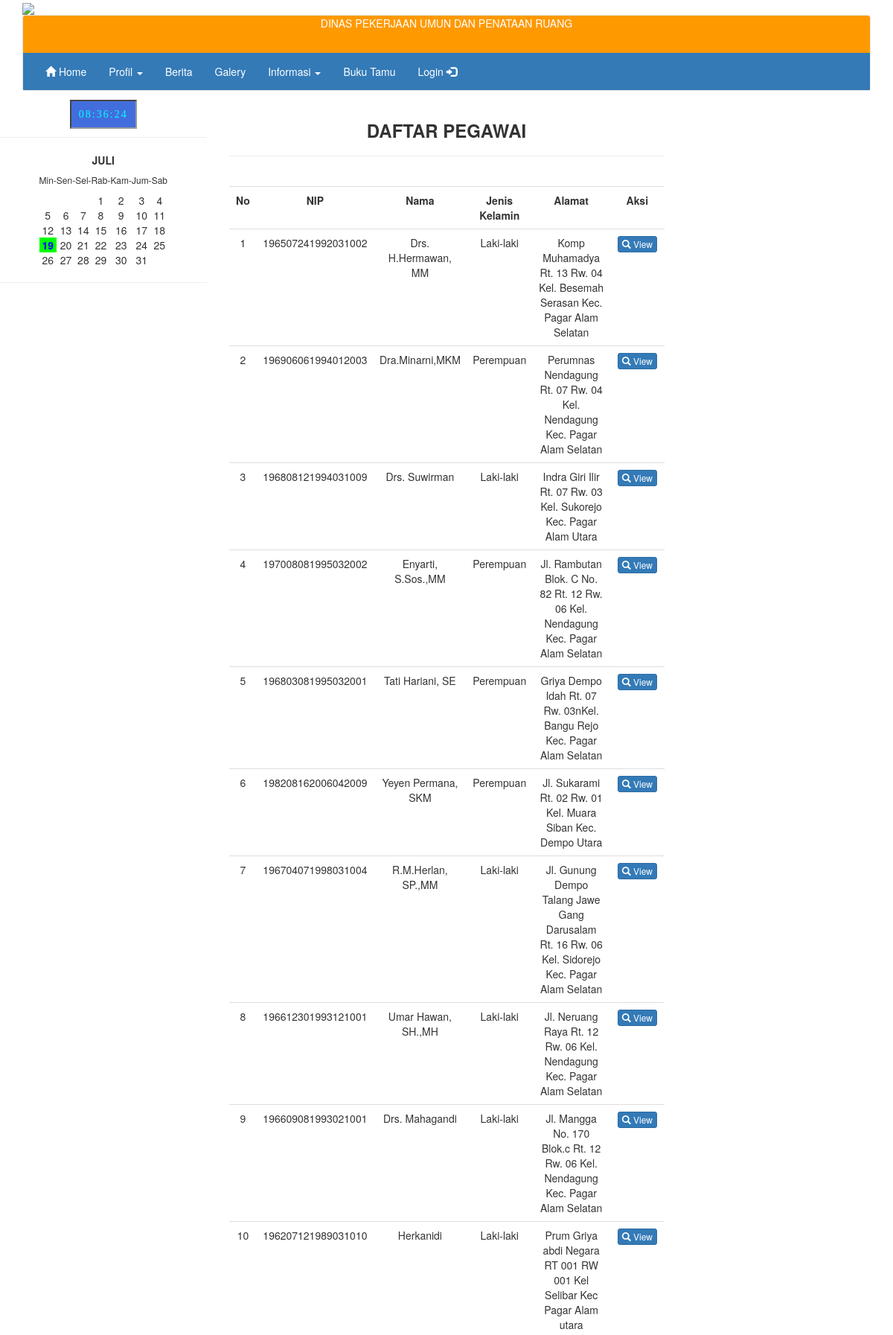
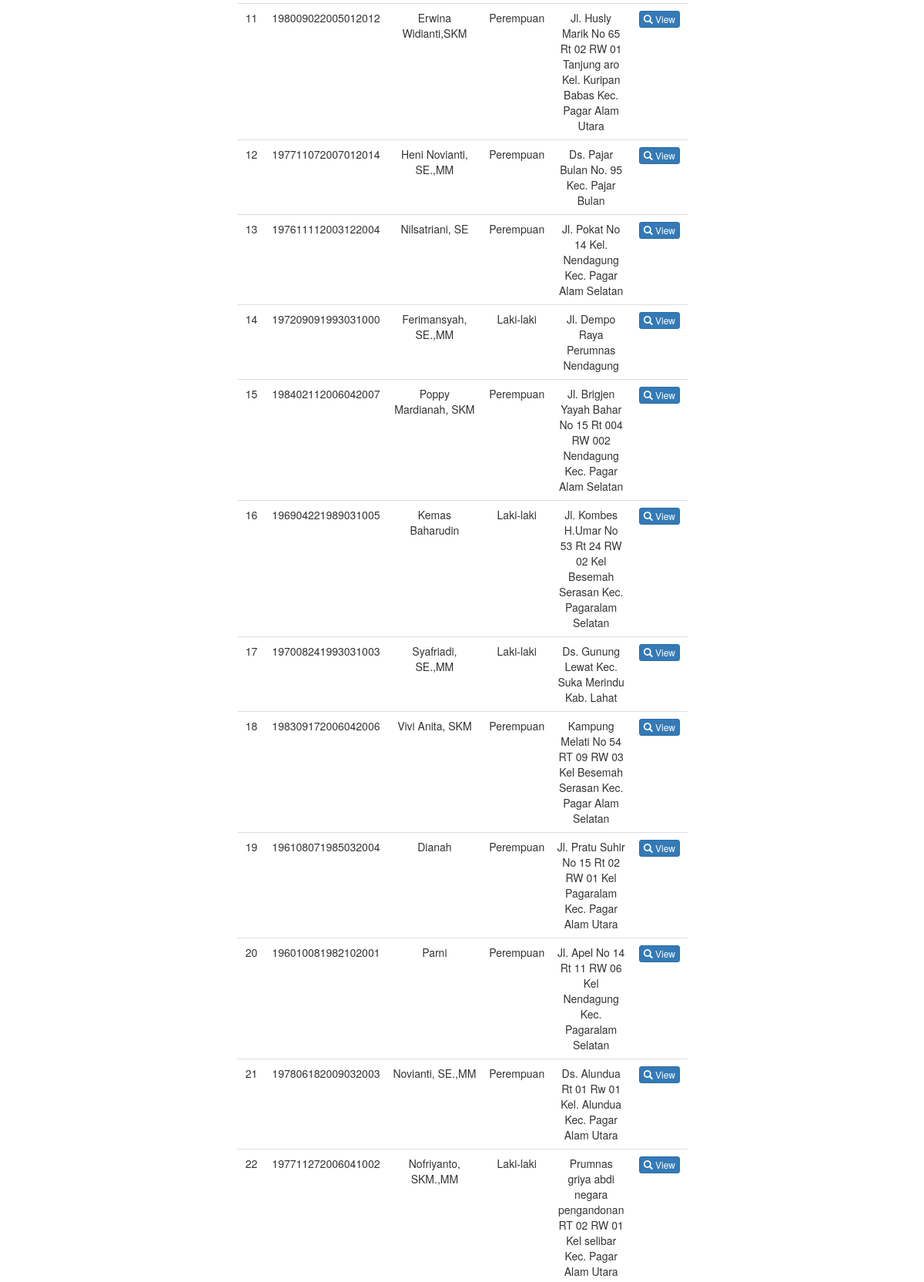
Screenshot of /?page=view_pegawai (upper part) with the database file from the repository (2 pictures, top to bottom).
### tables this page shows
CREATE TABLE IF NOT EXISTS `tb_pegawai` (
  `id_pegawai` int(5) NOT NULL,
  `nip` varchar(30) NOT NULL,
  `nama` varchar(30) NOT NULL,
  `pangkat` varchar(50) NOT NULL,
  `jabatan` varchar(50) NOT NULL,
  `tempat` varchar(30) NOT NULL,
  `tanggal` date NOT NULL,
  `jekel` varchar(30) NOT NULL,
  `alamat` text NOT NULL
);

### view_pegawai.php (the view, shortened to what this page needs)
<!DOCTYPE html>
<html lang="en">
<head>
<link href="css/bootstrap.min.css" rel="stylesheet">
<link href="css/style.css" rel="stylesheet">
<script src="js/bootstrap.min.js"></script></head>
<body>
<?php
	$query = mysql_query("SELECT * FROM tb_pegawai ORDER BY id_pegawai asc");
	$no = 1;
?>
<h3 align="center"><b>DAFTAR PEGAWAI</b></h3><hr>
<br>
<table width="96%" class="table table-hover">
  <tr bgcolor="#FFFFFF">
    <td width="11%"bordercolor="#0033CC"><div align="center"><strong>No</strong></div></td>
    <td width="12%" bordercolor="#0033CC"><div align="center"><strong>NIP</strong></div></td>
    <td width="23%" bordercolor="#0033CC"><div align="center"><strong>Nama</strong></div></td>
    <td width="14%" bordercolor="#0033CC"><div align="center"><strong>Jenis Kelamin</strong></div></td>
    <td width="23%" bordercolor="#0033CC"><div align="center"><strong>Alamat</strong></div></td>
    <td colspan="2" bordercolor="#0033CC"><div align="center"><strong>Aksi</strong></div></td>
  </tr>
  <?php while ($data = mysql_fetch_array($query)){
	?>
  <tr>
    <td align="center"><?php echo $no++; ?></td>
    <td align="center"><?php echo $data['nip']; ?></td>
    <td align="center"><?php echo $data['nama']; ?></td>
    <td align="center"><?php echo $data['jekel']; ?></td>
    <td align="center" width="23%"><?php echo $data['alamat']; ?></td>
    <td align="center" width="17%"><form action="?page=datalengkap_pegawai&id_pegawai=<?php echo $data['id_pegawai']; ?>" method="post" >
      <label>
        <button type="submit" name="button2" id="button2" class="btn btn-primary btn-xs"><span class="glyphicon glyphicon-search"></span> View</button>
        </label>
    </form></td>
  </tr>
  <?php } ?>
</table>
</body>
</html>

### rows the page displays
tb_pegawai: nip "196507241992031002", nama "Drs. H.Hermawan, MM", jekel "Laki-laki", alamat "Komp Muhamadya Rt. 13 Rw. 04 Kel. Besemah Serasan Kec. Pagar Alam Selatan"
tb_pegawai: nip "196906061994012003", nama "Dra.Minarni,MKM", jekel "Perempuan", alamat "Perumnas Nendagung Rt. 07 Rw. 04 Kel. Nendagung Kec. Pagar Alam Selatan"
tb_pegawai: nip "196808121994031009", nama "Drs. Suwirman", jekel "Laki-laki", alamat "Indra Giri Ilir Rt. 07 Rw. 03 Kel. Sukorejo Kec. Pagar Alam Utara"
tb_pegawai: nip "197008081995032002", nama "Enyarti, S.Sos.,MM", jekel "Perempuan", alamat "Jl. Rambutan Blok. C No. 82 Rt. 12 Rw. 06 Kel. Nendagung Kec. Pagar Alam Selatan"
tb_pegawai: nip "196803081995032001", nama "Tati Hariani, SE", jekel "Perempuan", alamat "Griya Dempo Idah Rt. 07 Rw. 03nKel. Bangu Rejo Kec. Pagar Alam Selatan"
tb_pegawai: nip "198208162006042009", nama "Yeyen Permana, SKM", jekel "Perempuan", alamat "Jl. Sukarami Rt. 02 Rw. 01 Kel. Muara Siban Kec. Dempo Utara"
tb_pegawai: nip "196704071998031004", nama "R.M.Herlan, SP.,MM", jekel "Laki-laki", alamat "Jl. Gunung Dempo Talang Jawe Gang Darusalam Rt. 16 Rw. 06 Kel. Sidorejo Kec. Pagar Alam Selatan"
tb_pegawai: nip "196612301993121001", nama "Umar Hawan, SH.,MH", jekel "Laki-laki", alamat "Jl. Neruang Raya Rt. 12 Rw. 06 Kel. Nendagung Kec. Pagar Alam Selatan"
tb_pegawai: nip "196609081993021001", nama "Drs. Mahagandi", jekel "Laki-laki", alamat "Jl. Mangga No. 170 Blok.c Rt. 12 Rw. 06 Kel. Nendagung Kec. Pagar Alam Selatan"
tb_pegawai: nip "196207121989031010", nama "Herkanidi", jekel "Laki-laki", alamat "Prum Griya abdi Negara RT 001 RW 001 Kel Selibar Kec Pagar Alam utara"
tb_pegawai: nip "198009022005012012", nama "Erwina Widianti,SKM", jekel "Perempuan", alamat "Jl. Husly Marik No 65 Rt 02 RW 01 Tanjung aro Kel. Kuripan Babas Kec. Pagar Alam Utara"
tb_pegawai: nip "197711072007012014", nama "Heni Novianti, SE.,MM", jekel "Perempuan", alamat "Ds. Pajar Bulan No. 95 Kec. Pajar Bulan"
tb_pegawai: nip "197611112003122004", nama "Nilsatriani, SE", jekel "Perempuan", alamat "Jl. Pokat No 14 Kel. Nendagung Kec. Pagar Alam Selatan"
tb_pegawai: nip "197209091993031000", nama "Ferimansyah, SE.,MM", jekel "Laki-laki", alamat "Jl. Dempo Raya Perumnas Nendagung"
tb_pegawai: nip "198402112006042007", nama "Poppy Mardianah, SKM", jekel "Perempuan", alamat "Jl. Brigjen Yayah Bahar No 15 Rt 004 RW 002 Nendagung Kec. Pagar Alam Selatan"
tb_pegawai: nip "196904221989031005", nama "Kemas Baharudin", jekel "Laki-laki", alamat "Jl. Kombes H.Umar No 53 Rt 24 RW 02 Kel Besemah Serasan Kec. Pagaralam Selatan"
tb_pegawai: nip "197008241993031003", nama "Syafriadi, SE.,MM", jekel "Laki-laki", alamat "Ds. Gunung Lewat Kec. Suka Merindu Kab. Lahat"
tb_pegawai: nip "198309172006042006", nama "Vivi Anita, SKM", jekel "Perempuan", alamat "Kampung Melati No 54 RT 09 RW 03 Kel Besemah Serasan Kec. Pagar Alam Selatan"
tb_pegawai: nip "196108071985032004", nama "Dianah", jekel "Perempuan", alamat "Jl. Pratu Suhir No 15 Rt 02 RW 01 Kel Pagaralam Kec. Pagar Alam Utara"
tb_pegawai: nip "196010081982102001", nama "Parni", jekel "Perempuan", alamat "Jl. Apel No 14 Rt 11 RW 06 Kel Nendagung Kec. Pagaralam Selatan"
tb_pegawai: nip "197806182009032003", nama "Novianti, SE.,MM", jekel "Perempuan", alamat "Ds. Alundua Rt 01 Rw 01 Kel. Alundua Kec. Pagar Alam Utara"
tb_pegawai: nip "197711272006041002", nama "Nofriyanto, SKM.,MM", jekel "Laki-laki", alamat "Prumnas griya abdi negara pengandonan RT 02 RW 01 Kel selibar Kec. Pagar Alam Utara"
